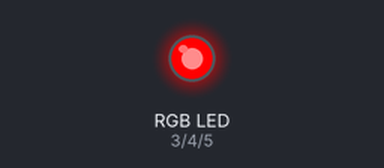
Simulated run of this sketch. Board: Arduino Uno, built with avr-gcc and run on an emulated ATmega328P. Shown: an RGB LED mixed from three pins (HIGH = lit).

Above: at 0.15 s.
At 9.08 s:
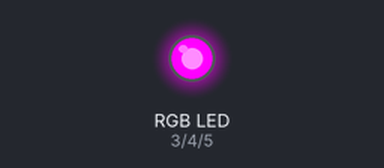
At 18.1 s:
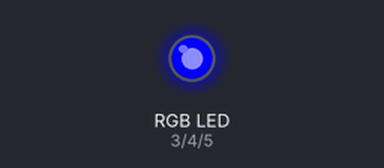
At 38.0 s:
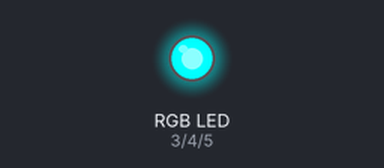
Timing chart, 0 to 40.0 s (numbered marks = the images above):
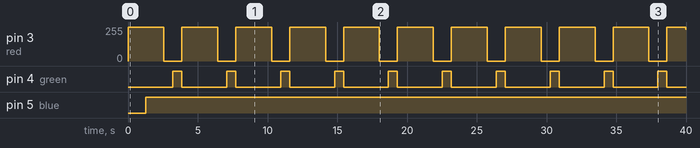

Measured:
- by itself, pin 3 (red): 0/255 → 255/255 at 0.00 s, → 0/255 2.6 s later, → 255/255 1.3 s later, → 0/255 2.6 s later, … (22 changes in this stretch)
- by itself, pin 4 (green): alternates HIGH for 0.64 s and LOW for 3.2 s
- by itself, pin 5 (blue): LOW → HIGH at 1.3 s

The sketch:

sep23freestyle.ino
```cpp
int red = 3;
int green = 4;
int blue = 5;

void setup() {
  pinMode(red, OUTPUT);
  pinMode(green, OUTPUT);
  pinMode(blue, OUTPUT);
}

void loop() {

  // Fade from red to purple
  for (int i = 0; i <= 255; i++) {
    analogWrite(red, 255);
    analogWrite(blue, i);
    analogWrite(green, 0);
    delay(5);
  }

  // Fade from purple to blue
  for (int i = 255; i >= 0; i--) {
    analogWrite(red, i);
    analogWrite(blue, 255);
    analogWrite(green, 0);
    delay(5);
  }

  // Fade from blue to cyan
  for (int i = 0; i <= 255; i++) {
    analogWrite(red, 0);
    analogWrite(blue, 255);
    analogWrite(green, i);
    delay(5);
  }
}
```
